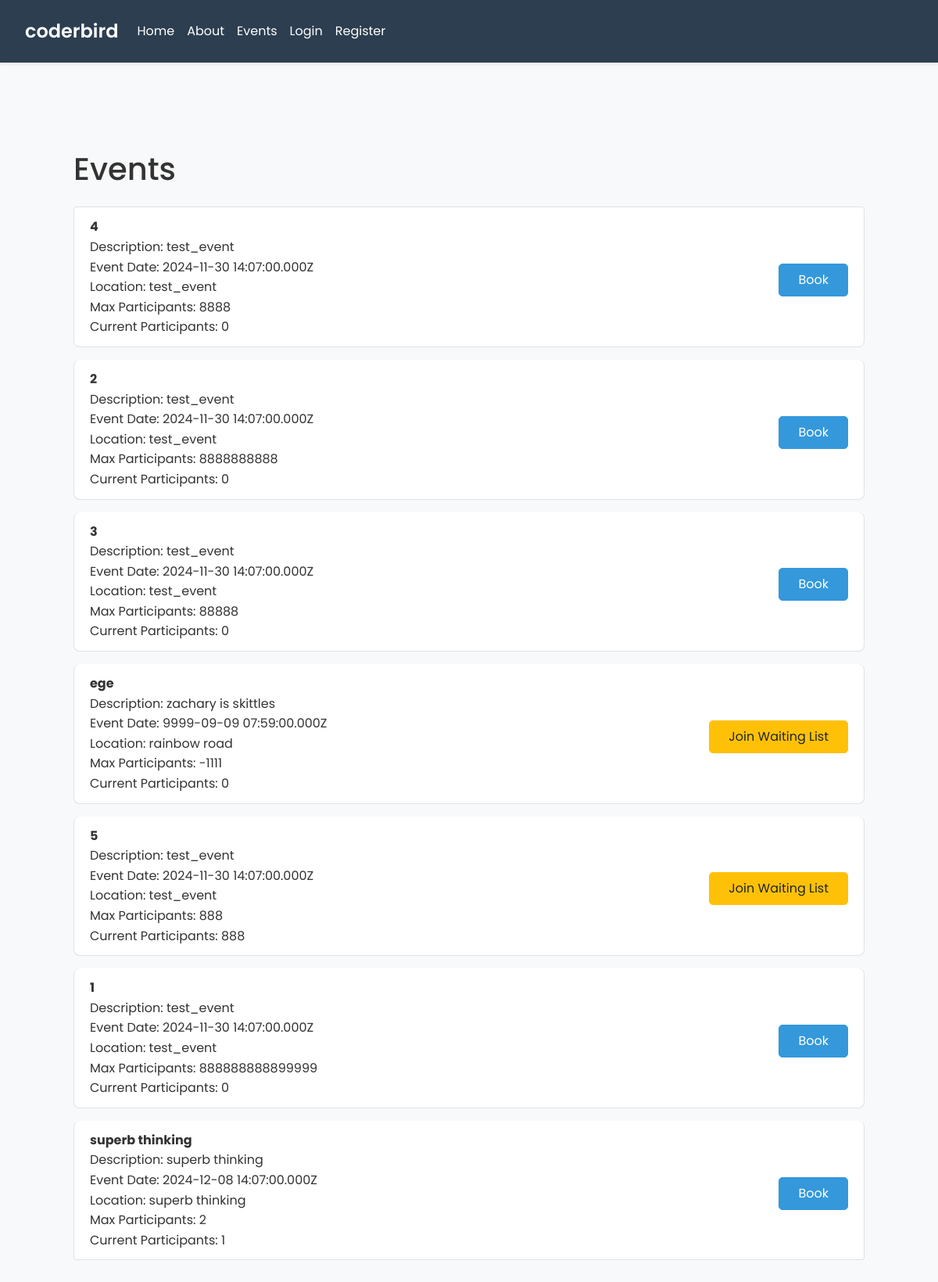
Before: /events with the older database file.
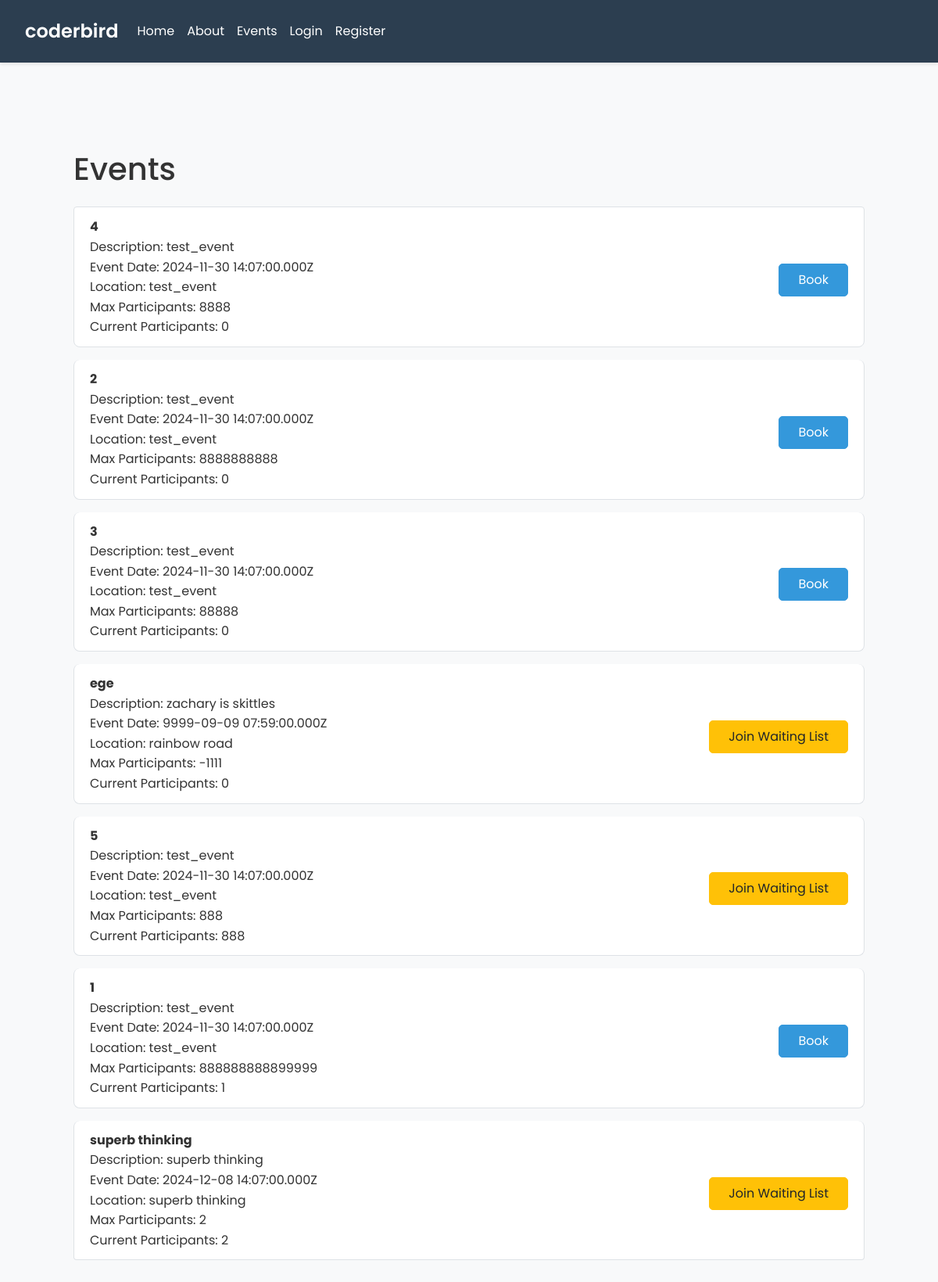
After: the same page with the newer database file.
### tables this page shows
CREATE TABLE `events` (`created` TEXT DEFAULT (strftime('%Y-%m-%d %H:%M:%fZ')) NOT NULL, `desc` TEXT DEFAULT '' NOT NULL, `event_date` TEXT DEFAULT '' NOT NULL, `id` TEXT PRIMARY KEY DEFAULT ('r'||lower(hex(randomblob(7)))) NOT NULL, `location` TEXT DEFAULT '' NOT NULL, `max_participants` NUMERIC DEFAULT 0 NOT NULL, `title` TEXT DEFAULT '' NOT NULL, `updated` TEXT DEFAULT (strftime('%Y-%m-%d %H:%M:%fZ')) NOT NULL, "participants" NUMERIC DEFAULT 0 NOT NULL);

### main.py (the view)
@app.route('/events')
def events():
    conn = get_db_connection()
    events = conn.execute('''
        SELECT events.*, COUNT(bookings.id) as participants
        FROM events
        LEFT JOIN bookings ON events.id = bookings.eventID
        GROUP BY events.id
    ''').fetchall()
    conn.close()
    return render_template('events.html', is_logged_in=is_logged_in, is_admin=is_admin, events=events)

### main.py (called while the page is built, shortened)
def is_logged_in():
    return 'user_id' in session

def is_admin():
    if not is_logged_in():
        pass

def get_db_connection():
    conn = sqlite3.connect(r'pb_data\data.db')
    conn.row_factory = sqlite3.Row
    return conn

### templates/events.html (shortened to what this page needs)
{% extends 'base.html' %}
{% block content %}
<div class="container">
    <h1 class="mt-5">Events</h1>
    <ul class="list-group mt-4">
        {% for event in events %}
            <li class="list-group-item">
                <div class="event-outline d-flex justify-content-between align-items-center">
                    <div>
                        <strong>{{ event['title'] }}</strong><br>
                        Description: {{ event['desc'] }}<br>
                        Event Date: {{ event['event_date'] }}<br>
                        Location: {{ event['location'] }}<br>
                        Max Participants: {{ event['max_participants'] }}<br>
                        Current Participants: {{ event['participants'] }}<br>
                    </div>
                    <div>
                        {% if event['participants'] >= event['max_participants'] %}
                            <form method="POST" action="{{ url_for('create_booking', event_id=event['id']) }}">
                                <button type="submit" class="btn btn-warning mt-2">Join Waiting List</button>
                            </form>
                        {% else %}
                            <form method="POST" action="{{ url_for('create_booking', event_id=event['id']) }}">
                                <button type="submit" class="btn btn-primary mt-2">Book</button>
                            </form>
                        {% endif %}
                    </div>
                </div>
            </li>
        {% endfor %}
    </ul>
</div>
{% endblock %}

Changed rows visible on the page:
changed events (number 6 of 7 on the later page): participants "0" → "1"
changed events "superb thinking": participants "1" → "2"; text "Book" → "Join Waiting List"
